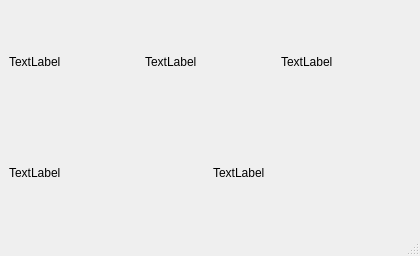
<?xml version="1.0" encoding="UTF-8"?>
<ui version="4.0">
 <class>DebugWindow</class>
 <widget class="QMainWindow" name="DebugWindow">
  <property name="geometry">
   <rect>
    <x>0</x>
    <y>0</y>
    <width>420</width>
    <height>256</height>
   </rect>
  </property>
  <property name="windowTitle">
   <string>MainWindow</string>
  </property>
  <widget class="QWidget" name="centralwidget">
   <layout class="QVBoxLayout" name="verticalLayout_2">
    <item>
     <layout class="QHBoxLayout" name="idinfo_layout">
      <item>
       <widget class="QLabel" name="row_text">
        <property name="sizePolicy">
         <sizepolicy hsizetype="Preferred" vsizetype="Preferred">
          <horstretch>0</horstretch>
          <verstretch>0</verstretch>
         </sizepolicy>
        </property>
        <property name="text">
         <string>TextLabel</string>
        </property>
       </widget>
      </item>
      <item>
       <widget class="QLabel" name="column_text">
        <property name="text">
         <string>TextLabel</string>
        </property>
       </widget>
      </item>
      <item>
       <widget class="QLabel" name="abs_index">
        <property name="text">
         <string>TextLabel</string>
        </property>
       </widget>
      </item>
     </layout>
    </item>
    <item>
     <layout class="QHBoxLayout" name="horizontalLayout_2">
      <property name="sizeConstraint">
       <enum>QLayout::SetDefaultConstraint</enum>
      </property>
      <property name="rightMargin">
       <number>0</number>
      </property>
      <item>
       <widget class="QLabel" name="contents_view">
        <property name="text">
         <string>TextLabel</string>
        </property>
       </widget>
      </item>
      <item>
       <widget class="QLabel" name="label">
        <property name="text">
         <string>TextLabel</string>
        </property>
       </widget>
      </item>
     </layout>
    </item>
   </layout>
  </widget>
  <widget class="QMenuBar" name="menubar">
   <property name="geometry">
    <rect>
     <x>0</x>
     <y>0</y>
     <width>420</width>
     <height>19</height>
    </rect>
   </property>
  </widget>
  <widget class="QStatusBar" name="statusbar"/>
 </widget>
 <resources/>
 <connections/>
</ui>
